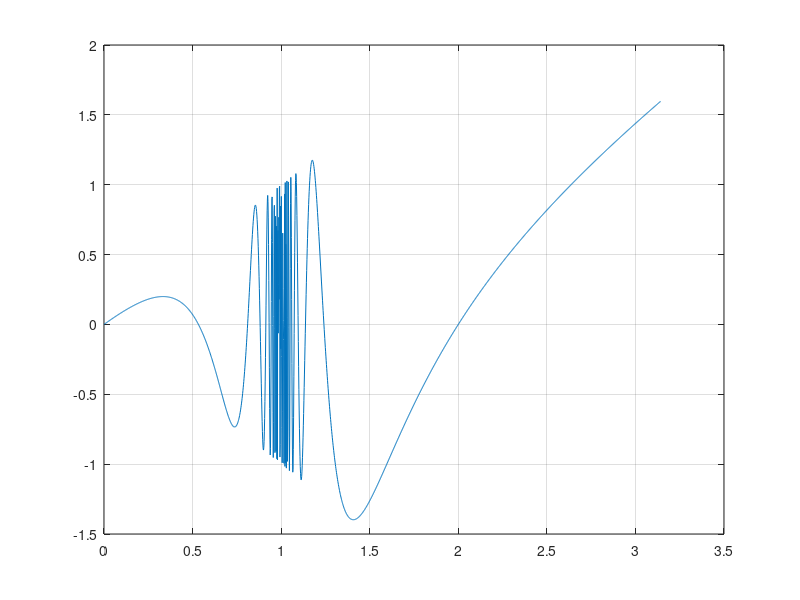

Write the MATLAB code that produced this figure. (Note: this script raises an error after producing the figure.)
% Define the function
f = @(x) x .* sin((x - 2) ./ (x - 1));  % function handles

% Plot the formula
X = linspace(0, pi, 2000);
plot(X, f(X));
hold on
grid on

% Define the range near x = 0.95 and Number of intervals to check
x_min = 0.9;
x_max = 1;
num_intervals = 1000;

% Initialize an array to store the intervals
intervals = zeros(num_intervals, 2);    % num_intervals * 2 matrix

% Find intervals where the function changes sign
count = 0;
for i = 1:num_intervals
    x1 = x_min + (x_max - x_min) * (i - 1) / num_intervals;
    x2 = x_min + (x_max - x_min) * i / num_intervals;
    if sign(f(x1)) ~= sign(f(x2))
        count = count + 1;
        intervals(count, :) = [x1, x2];
    end
end

% Discard unused rows
intervals = intervals(1:count, :);

% Use these intervals as starting intervals for bisection method
% Perform bisection on each interval to find the zeros
tol = 1e-8; % Tolerance
max_iter = 100; % Maximum number of iterations

roots = [];
iters = [];
for i = 1:size(intervals, 1)
    [root, iter] = bisection(f, intervals(i, 1), intervals(i, 2), tol, max_iter);
    roots = [roots; root];  % Add new root to roots[]
    iters = [iters; iter];  
end

% Calculate the average of iterations
average_iter = mean(iters);

% Calculate the distances of each root to x = 0.95
distances = abs(roots - 0.95);

% Sort roots based on distances
[~, idx] = sort(distances);

% Display the four zeros nearest to x = 0.95
nearest_roots = roots(idx(1:4));
disp('Four zeros nearest to x = 0.95:');
disp(nearest_roots);
disp('Average of iterations');
disp(average_iter);

% Draw the roots on the plot
scatter(nearest_roots, f(nearest_roots), 'r', 'filled');

% Plot x = 0.95
line([0.95, 0.95], ylim, 'Color', 'k', 'LineStyle', '--');

hold off